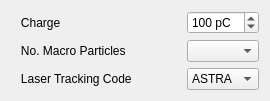
             <widget class="QWidget" name="tab_2">
              <attribute name="title">
               <string>Charge</string>
              </attribute>
              <layout class="QFormLayout" name="formLayout_16">
               <item row="0" column="0">
                <widget class="QLabel" name="charge_label">
                 <property name="minimumSize">
                  <size>
                   <width>170</width>
                   <height>0</height>
                  </size>
                 </property>
                 <property name="text">
                  <string>   Charge</string>
                 </property>
                </widget>
               </item>
               <item row="1" column="0">
                <widget class="QLabel" name="macro_particle_label">
                 <property name="minimumSize">
                  <size>
                   <width>170</width>
                   <height>0</height>
                  </size>
                 </property>
                 <property name="text">
                  <string>   No. Macro Particles</string>
                 </property>
                </widget>
               </item>
               <item row="2" column="0">
                <widget class="QLabel" name="label_34">
                 <property name="text">
                  <string>   Laser Tracking Code</string>
                 </property>
                </widget>
               </item>
               <item row="2" column="1">
                <widget class="QComboBox" name="comboBox_7">
                 <property name="maximumSize">
                  <size>
                   <width>150</width>
                   <height>16777215</height>
                  </size>
                 </property>
                 <property name="accessibleName">
                  <string>generator:tracking_code:value</string>
                 </property>
                 <item>
                  <property name="text">
                   <string>ASTRA</string>
                  </property>
                 </item>
                 <item>
                  <property name="text">
                   <string>GPT</string>
                  </property>
                 </item>
                </widget>
               </item>
               <item row="0" column="1">
                <widget class="QDoubleSpinBox" name="doubleSpinBox_4">
                 <property name="maximumSize">
                  <size>
                   <width>150</width>
                   <height>16777215</height>
                  </size>
                 </property>
                 <property name="accessibleName">
                  <string>generator:charge:value</string>
                 </property>
                 <property name="suffix">
                  <string> pC</string>
                 </property>
                 <property name="decimals">
                  <number>0</number>
                 </property>
                 <property name="minimum">
                  <double>1.000000000000000</double>
                 </property>
                 <property name="maximum">
                  <double>500.000000000000000</double>
                 </property>
                 <property name="singleStep">
                  <double>5.000000000000000</double>
                 </property>
                 <property name="value">
                  <double>100.000000000000000</double>
                 </property>
                </widget>
               </item>
               <item row="1" column="1">
                <widget class="QComboBox" name="macro_particle">
                 <property name="maximumSize">
                  <size>
                   <width>150</width>
                   <height>16777215</height>
                  </size>
                 </property>
                 <property name="accessibleName">
                  <string>generator:number_of_particles:value</string>
                 </property>
                 <property name="currentIndex">
                  <number>-1</number>
                 </property>
                </widget>
               </item>
              </layout>
             </widget>
